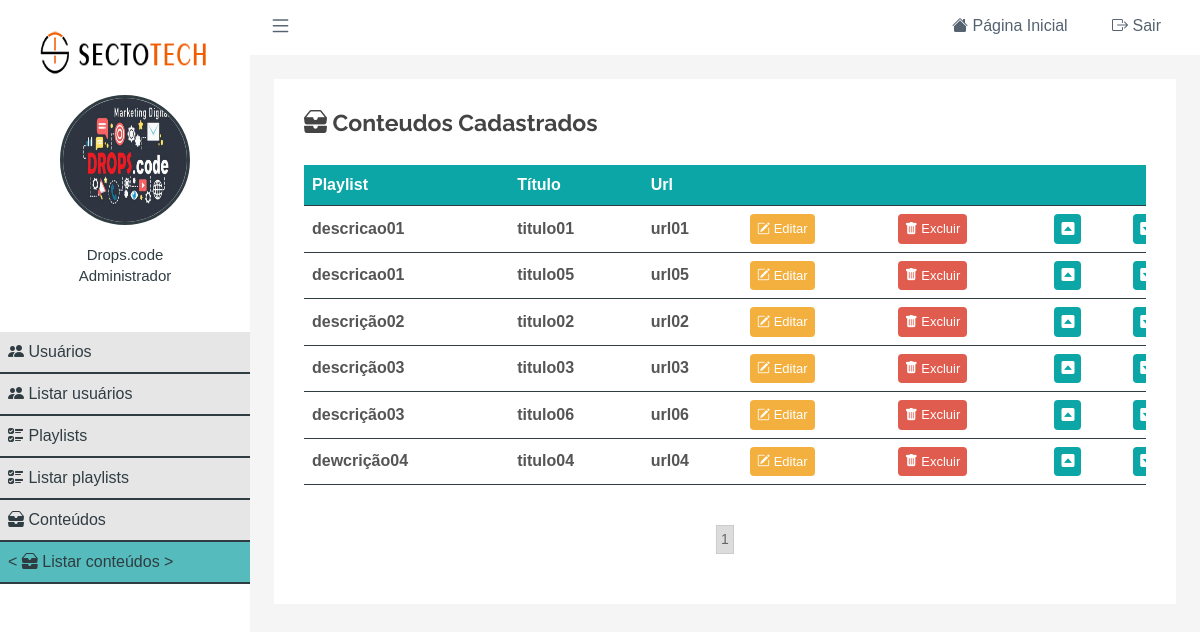
/listar-conteudos (signed in), run on the app's committed database.
### tables this page shows
CREATE TABLE `tb_site_perfis` (
  `id` int(11) NOT NULL,
  `descricao` varchar(255) NOT NULL
);

CREATE TABLE `tb_site_conteudos` (
  `id` int(11) NOT NULL,
  `playlist_id` int(11) NOT NULL,
  `title` varchar(150) NOT NULL,
  `urldescricao` varchar(255) NOT NULL,
  `author` varchar(150) NOT NULL,
  `order_id` int(11) NOT NULL,
  `created_at` timestamp NOT NULL DEFAULT current_timestamp(),
  `updated_at` timestamp NOT NULL DEFAULT current_timestamp()
);

CREATE TABLE `tb_site_playlists` (
  `id` int(11) NOT NULL,
  `title` varchar(100) NOT NULL,
  `description` varchar(200) NOT NULL,
  `author` varchar(150) NOT NULL,
  `order_id` int(11) NOT NULL,
  `created_at` timestamp NOT NULL DEFAULT current_timestamp(),
  `updated_at` timestamp NOT NULL DEFAULT current_timestamp()
);

### class/mysql.php (called while the page is built, shortened)
<?php
	class MySql{
		private static $pdo;
		public static function conectar(){
			if(self::$pdo == null){
				try{
				self::$pdo = new PDO('mysql:host='.HOST.';dbname='.DATABASE,USER,PASSWORD,array(PDO::MYSQL_ATTR_INIT_COMMAND => "SET NAMES utf8"));
				self::$pdo->setAttribute(PDO::ATTR_ERRMODE,PDO::ERRMODE_EXCEPTION);
				}catch(Exception $e){
					echo '<h2>Erro ao conectar</h2>';
				}
			}
			return self::$pdo;
		}
	}
?>

### pages/listar-conteudos.php (the view, shortened to what this page needs)
<?php
	$paginaAtual = isset($_GET['pagina']) ? (int)$_GET['pagina'] : 1;
	$porPagina = 10;
	$conteudosPainel = painel::selectAllOrderId('tb_site_conteudos',($paginaAtual - 1) * $porPagina,$porPagina);
?>
<div class="box-content-listar-conteudos">
    <h2><i class="bi bi-inboxes-fill"></i> Conteudos Cadastrados</h2>
	<div class="wraper-table">
		<table>
			<tr>
				<td>Playlist</td>
				<td>Título</td>
				<td>Url</td>
				<td></td>
				<td></td>
				<td></td>
				<td></td>
			</tr>
			<?php
				foreach ($conteudosPainel as $key => $value) {
				$descricaoPlaylist = Painel::select('tb_site_playlists','id=?',array($value['playlist_id']))['description'];
			?>
				<tr>
					<td><?php echo strlen($descricaoPlaylist)>=40 ? substr($descricaoPlaylist,0,40).'...' : $descricaoPlaylist; ?></td>
					<td><?php echo strlen($value['title'])>=40 ? substr($value['title'],0,40).'...' : $value['title']; ?></td>
					<td><?php echo strlen($value['urldescricao'])>=40 ? substr($value['urldescricao'],0,40).'...' : $value['urldescricao']; ?></td>
					<td><a class="btn edit" href="<?php echo INCLUDE_PATH_PAINEL ?>editar-conteudos?id=<?php echo $value['id']; ?>"><i class="bi bi-pencil-square"></i> Editar</a></td>
					<td><a actionBtn="delete" class="btn delete" href="<?php echo INCLUDE_PATH_PAINEL ?>listar-conteudos?excluir=<?php echo $value['id']; ?>"><i class="bi bi-trash-fill"></i> Excluir</a></td>
					<td><a class="btn order" href="<?php echo INCLUDE_PATH_PAINEL ?>listar-conteudos?order=up&id=<?php echo $value['id'] ?>"><i class="bi bi-caret-up-square-fill"></i></a></td>
					<td><a class="btn order" href="<?php echo INCLUDE_PATH_PAINEL ?>listar-conteudos?order=down&id=<?php echo $value['id'] ?>"><i class="bi bi-caret-down-square-fill"></i></a></td>
				</tr>
			<?php } ?>
		</table>
	</div>
	<div class="paginacao">
		<?php
			$totalPaginas = ceil(count(Painel::selectAllOrderId('tb_site_conteudos')) / $porPagina);
			for($i = 1; $i <= $totalPaginas; $i++){
				if($i == $paginaAtual)
					echo '<a class="page-selected" href="'.INCLUDE_PATH_PAINEL.'listar-conteudos?pagina='.$i.'">'.$i.'</a>';
				else
					echo '<a href="'.INCLUDE_PATH_PAINEL.'listar-conteudos?pagina='.$i.'">'.$i.'</a>';
			}
		?>
	</div>
</div>

### main.php (shortened to what this page needs)
<!DOCTYPE html>
<html lang="pt">
    <head>
        <link href="<?php echo INCLUDE_PATH; ?>/providers/fontawesome/css/all.css" rel="stylesheet" >
        <link href="<?php echo INCLUDE_PATH; ?>/providers/bootstrap/css/bootstrap.min.css" rel="stylesheet">
        <link href="<?php echo INCLUDE_PATH; ?>/providers/bootstrap-icons/bootstrap-icons.css" rel="stylesheet">
        <link href="<?php echo INCLUDE_PATH_PAINEL; ?>css/style.css" rel="stylesheet">
    </head>
    <body>
        <section id="painel" class="painel">
            <div class="menu">
                <div class="menu-wraper">
                    <div class="box-usuario">
                        <div class="imagem-logo">
                            <img src="<?php echo INCLUDE_PATH_PAINEL ?>img/icon-empresa1.png" />
                        </div>
                        <?php
                            if($_SESSION['img'] == ''){
                        ?>
                            <div class="avatar-usuario">
                                <i class="bi bi-person-fill"></i>
                            </div>
                        <?php }else{ ?>
                            <div class="imagem-usuario">
                                <img src="<?php echo INCLUDE_PATH_PAINEL ?>uploads/user/<?php echo $_SESSION['img']; ?>" />
                            </div>
                        <?php } ?>
                        <div class="nome-usuario">
                            <p><?php echo $_SESSION['nome']; ?></p>
                            <?php $descricaoPerfil = Painel::select('tb_site_perfis','id=?',array($_SESSION['id_perfil']))['descricao']; ?>
                            <p><?php echo $descricaoPerfil; ?></p>
                        </div>
                    </div>
                    <div id="fundo-itens-menu">
                        <div id="items-menu">
                            <a <?php verificaPermissaoMenu(1); ?> <?php selecionadoMenu('usuarios'); ?> href="<?php echo INCLUDE_PATH_PAINEL ?>usuarios"><i class="bi bi-people-fill"></i>  Usuários</a>
                            <a <?php verificaPermissaoMenu(1); ?> <?php selecionadoMenu('listar-usuarios'); ?> href="<?php echo INCLUDE_PATH_PAINEL ?>listar-usuarios"><i class="bi bi-people-fill"></i>  Listar usuários</a>
                            <a <?php verificaPermissaoMenu(2); ?> <?php selecionadoMenu('playlists'); ?> href="<?php echo INCLUDE_PATH_PAINEL ?>playlists"><i class="bi bi-ui-checks"></i>  Playlists</a>
                            <a <?php verificaPermissaoMenu(2); ?> <?php selecionadoMenu('listar-playlists'); ?> href="<?php echo INCLUDE_PATH_PAINEL ?>listar-playlists"><i class="bi bi-ui-checks"></i>  Listar playlists</a>
                            <a <?php verificaPermissaoMenu(2); ?> <?php selecionadoMenu('conteudos'); ?> href="<?php echo INCLUDE_PATH_PAINEL ?>conteudos"><i class="bi bi-inboxes-fill"></i>  Conteúdos</a>
                            <a   href="<?php echo INCLUDE_PATH_PAINEL ?>listar-conteudos"><i class="bi bi-inboxes-fill"></i>  Listar conteúdos</a>
                        </div>
                    </div>
                </div>
            </div>
            <header>
                <div class="center">
                    <div class="menu-btn">
                        <i class="bi bi-list"></i>
                    </div>
                    <div class="loggout">
                        <a <?php if(@$_GET['url'] == ''){ ?> style="background: #0da6a6;color: white;padding: 20px;" <?php } ?> href="<?php echo INCLUDE_PATH_PAINEL ?>"> <i class="bi bi-house-fill"></i> <span>Página Inicial</span></a>
                        <a href="<?php echo INCLUDE_PATH_PAINEL ?>?loggout"> <i class="bi bi-box-arrow-right"></i> <span>Sair</span></a>
                    </div>
                </div>
            </header>
            <div class="content">
                <?php Painel::carregarPagina(); ?>
            </div>
        </section>
    </body>
</html>

### css/style.css (style rules this page uses)
* { margin: 0; padding: 0; box-sizing: border-box; font-family: 'Montserrat', sans-serif; }
html { height: 100%; scroll-behavior: smooth; }
body { overflow-x: hidden; height: 100%; font-family: "Open Sans", sans-serif; color: #444444; background-color: rgb(245, 245, 245); }
a { text-decoration: none; color: #0da6a6; }
h1, h2, h3, h4, h5, h6 { font-family: "Raleway", sans-serif; }
.menu-active { background: #0da6a6a9; }
.menu-active::before { content: '< '; }
.menu-active::after { content: ' >'; }
#painel .menu { overflow-x:hidden; overflow-y: auto; height: 100%; padding:10px 0; position: fixed; left: 0; top: 0; background: rgb(255, 255, 255); float: left; width: 250px; }
#painel .menu-wraper { width:250px; }
#painel .box-usuario { padding: 8px; text-align: center; }
#painel .imagem-logo { display: inline-block; width: 200px; height: 70px; position: relative; }
#painel .imagem-logo img { position: absolute; left: 0; top: 0; width: 100%; height: 100%; }
#painel .imagem-usuario { display: inline-block; width: 130px; height: 130px; position: relative; border-radius: 50%; border: 3px solid #2F3D42; }
#painel .imagem-usuario img { position: absolute; left: 0; top: 0; width: 100%; height: 100%; border-radius: 50%; }
#painel .nome-usuario { text-align: center; margin-top: 20px; }
#painel .nome-usuario p { color: #2F3D42; font-size: 15px; font-weight: normal; line-height: 5px; }
#painel #fundo-itens-menu { position: relative; background-color: rgb(231, 230, 231); }
#painel #items-menu { margin-top: 30px; }
#painel #items-menu a { display: block; padding: 8px; font-weight: 300; font-size: 16px; text-decoration: none; color: #2F3D42; border-bottom: 2px solid #2F3D42; }
#painel header { position: relative; left: 250px; padding: 10px 0; background: white; width: calc(100% - 250px); }
#painel .center { padding:0 2%; margin:0 auto; }
#painel .menu-btn { float: left; cursor: pointer; font-size: 23px; color: #556270; }
#painel .loggout { float: right; }
#painel .loggout a { padding: 20px; position: relative; top: 4px; text-decoration: none; color: #556270; font-size: 16px; }
#painel .loggout a > span { font-size: 16px; text-decoration: none; }
#painel .content { width: calc(100% - 250px); position: relative; left: 250px; padding: 2%; min-height: 100vh; }
.box-content-listar-conteudos { background: rgb(255, 255, 255); padding: 30px; margin-bottom: 25px; }
.box-content-listar-conteudos h2 { font-weight: 300; font-size: 23px; font-weight: bold; }
.box-content-listar-conteudos .wraper-table { overflow-x: auto; }
.box-content-listar-conteudos table { font-weight: 300; min-width: 900px; margin:20px 0; width: 100%; border-collapse: collapse; }
.box-content-listar-conteudos table tr:nth-of-type(1) { background: #0da6a6; color: white; }
.box-content-listar-conteudos table tr { border-bottom: 1px solid #2F3D42; }
.box-content-listar-conteudos table tr { color: #555; }
.box-content-listar-conteudos table td { padding: 8px; font-weight: bold; }
.box-content-listar-conteudos table a.btn { font-weight: normal; font-size: 13px; color: white; text-decoration: none; padding: 4px 6px; }
.box-content-listar-conteudos a.btn.edit { background: #F4B03E; }
.box-content-listar-conteudos a.btn.delete { background: #E05C4E; }
.box-content-listar-conteudos a.btn.order { background: #0da6a6; }
.box-content-listar-conteudos .paginacao { margin:20px 0; text-align: center; }
.box-content-listar-conteudos .paginacao a { font-size: 14px; margin:0 8px; display: inline-block; padding: 3px 4px; border: 1px solid #ccc; text-decoration: none; color: #666; }
.box-content-listar-conteudos .paginacao a.page-selected { background: rgb(220,220,220); }

### data on the page
tb_site_perfis: descricao "Administrador"
tb_site_conteudos: playlist.description "descricao01", title "titulo01", urldescricao "url01"
tb_site_conteudos: playlist.description "descricao01", title "titulo05", urldescricao "url05"
tb_site_conteudos: playlist.description "descrição02", title "titulo02", urldescricao "url02"
tb_site_conteudos: playlist.description "descrição03", title "titulo03", urldescricao "url03"
tb_site_conteudos: playlist.description "descrição03", title "titulo06", urldescricao "url06"
tb_site_conteudos: playlist.description "dewcrição04", title "titulo04", urldescricao "url04"

### other printed values
$_SESSION['nome'] "Drops.code"
